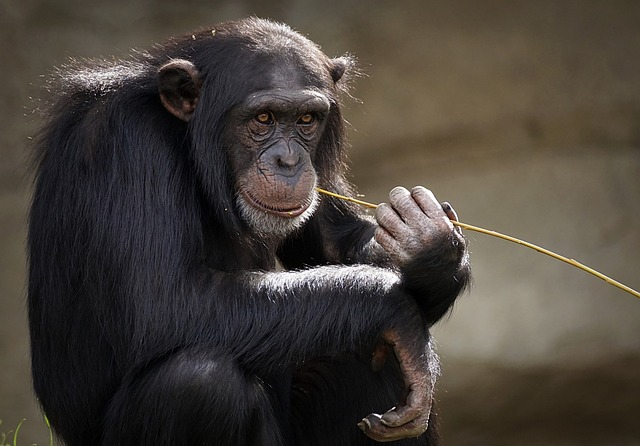
#> input picture cezar.jpg, 640 x 446 px, found by its file name
$ python imagem_com_poligonos.py
#> lines starting #> are read from the running program, lines starting #| are printed output that depends on the picture
import cv2
import numpy as np

img = cv2.imread('../Teste1/cezar.jpg')
#> img is the input picture: shape (446, 640, 3); mean B, G, R 58.1, 65.1, 71.9

altura, largura, _ = img.shape
#> altura = 446; largura = 640

pontos = np.array([[100, 50], [200, 50], [250, 150], [150, 200], [50, 150]], np.int32)

cv2.polylines(img, [pontos], isClosed=True, color=(255, 0, 0), thickness=2)

centro = (largura // 2, altura // 2)
#> centro = (320, 223)
cv2.circle(img, centro, 100, (150, 255, 220), thickness=3)
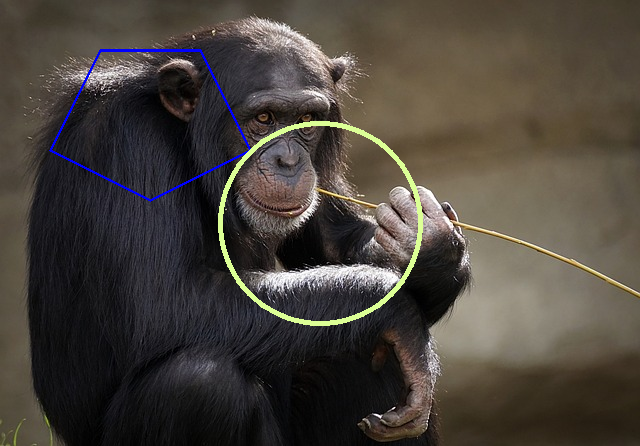
#> img: shape (446, 640, 3); mean B, G, R 60.1, 67.1, 73.4

cv2.imshow('Imagem com poligono', img)
cv2.waitKey(0)
cv2.destroyAllWindows()
